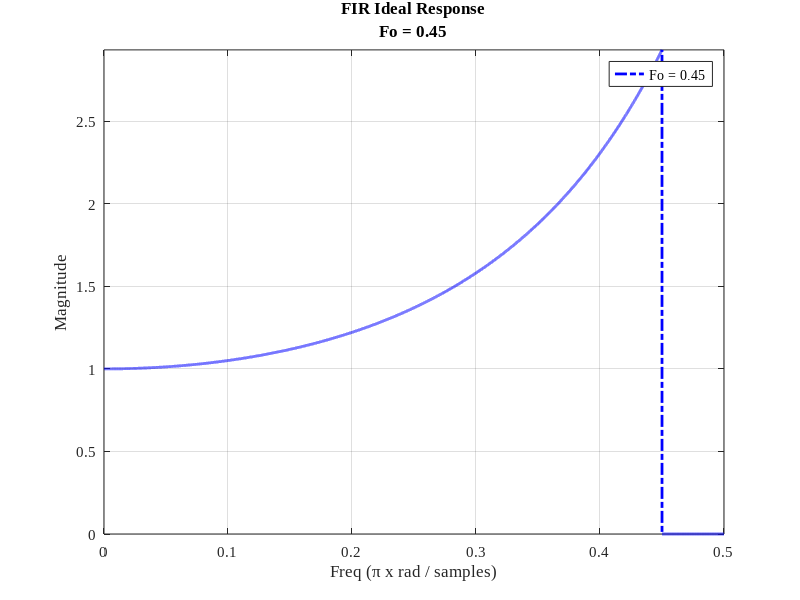
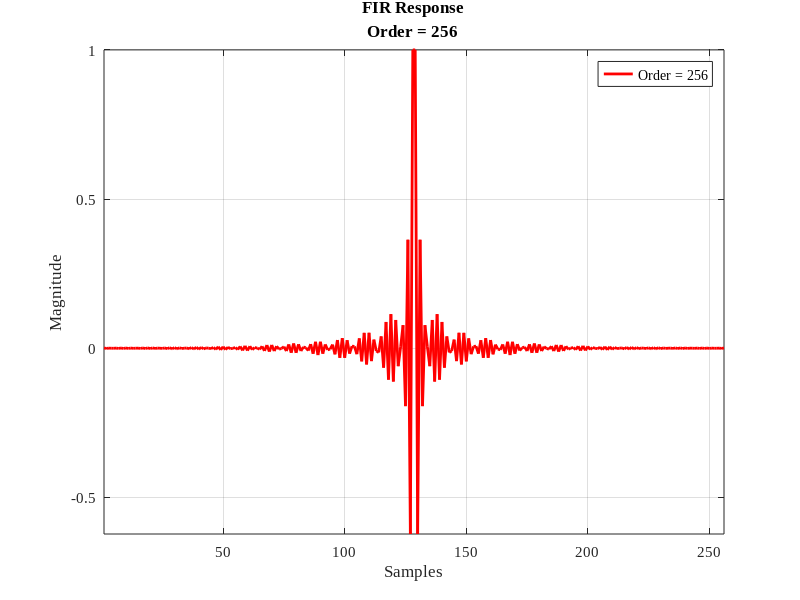
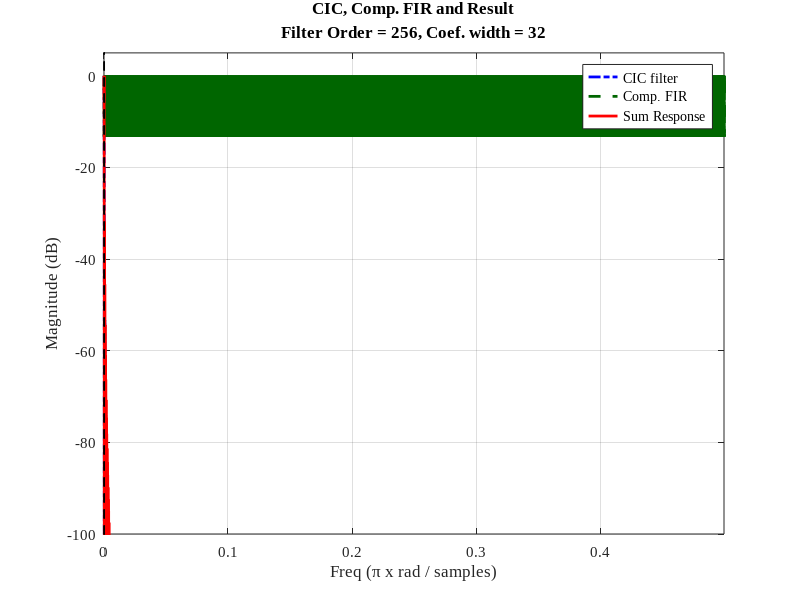
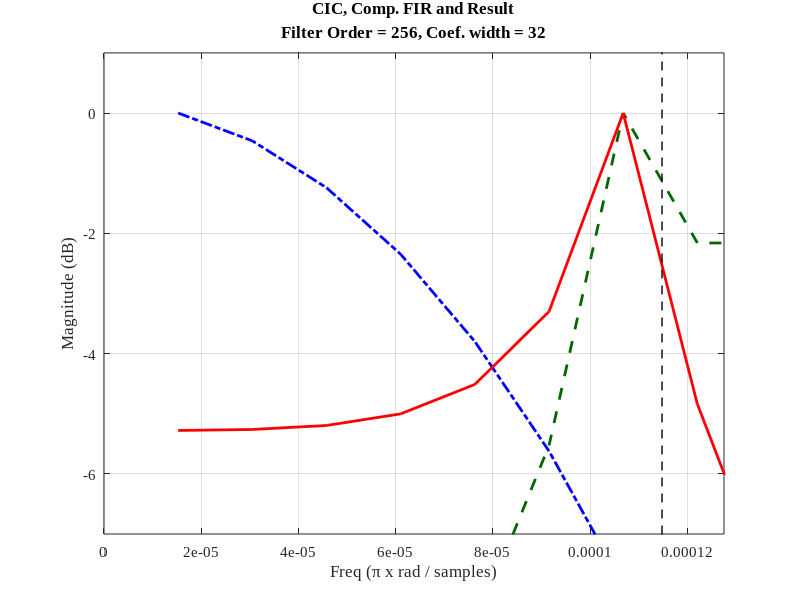

These charts were generated, in order, by the following MATLAB code:
%% ------------------------------------------------------------------------
%
% Title       : test_cic.m
% Author      : Alexander Kapitanov
% E-mail      : sallador@bk.ru 
% Version     : 1.0	 
%
% -------------------------------------------------------------------------
%
% Description : 
% 
%    FIR filter compensator to correct freq response after CIC filter.
%
% -------------------------------------------------------------------------
%
% Version     : 1.0 
% Date        : 2017.06.03 
%
%% ------------------------------------------------------------------------
%
%	GNU GENERAL PUBLIC LICENSE
% Version 3, 29 June 2007
%
%	Copyright (c) 2018 Kapitanov Alexander
%
% This program is free software: you can redistribute it and/or modify
% it under the terms of the GNU General Public License as published by
% the Free Software Foundation, either version 3 of the License, or
% (at your option) any later version.
%
% You should have received a copy of the GNU General Public License
% along with this program.  If not, see <http://www.gnu.org/licenses/>.
%
% THERE IS NO WARRANTY FOR THE PROGRAM, TO THE EXTENT PERMITTED BY
% APPLICABLE LAW. EXCEPT WHEN OTHERWISE STATED IN WRITING THE COPYRIGHT 
% HOLDERS AND/OR OTHER PARTIES PROVIDE THE PROGRAM "AS IS" WITHOUT WARRANTY 
% OF ANY KIND, EITHER EXPRESSED OR IMPLIED, INCLUDING, BUT NOT LIMITED TO, 
% THE IMPLIED WARRANTIES OF MERCHANTABILITY AND FITNESS FOR A PARTICULAR 
% PURPOSE.  THE ENTIRE RISK AS TO THE QUALITY AND PERFORMANCE OF THE PROGRAM 
% IS WITH YOU.  SHOULD THE PROGRAM PROVE DEFECTIVE, YOU ASSUME THE COST OF 
%  ALL NECESSARY SERVICING, REPAIR OR CORRECTION. 
%
%% ------------------------------------------------------------------------
  
set(0, 'DefaultAxesFontSize', 11, 'DefaultAxesFontName', 'Times New Roman');
set(0, 'DefaultTextFontSize', 11, 'DefaultTextFontName', 'Times New Roman'); 

close all;
clear all;

%% ------------------------------------------------------------------------
%  ---- CIC Filter Parameters
%  ------------------------------------------------------------------------

R = 3920;         % Decimation factor
N = 3;         % Number of stages
M = 1;         % Differential delay (only 1)

%% ------------------------------------------------------------------------
%  ---- FIR filter parameters
%  ------------------------------------------------------------------------

NFIR  = 256;     % Filter order, must be odd when Fo = 0.5 !!!
Bc    = 32;     % Coef. Bit-width
Fo    = 0.45;    % Normalized Cutoff: 0.2 < Fo < 0.5;
BETA  = 8;      % BETA parameter for Kaiser window (if IS_WIND = 'Y') 

%% ------------------------------------------------------------------------
%  ---- Save data parameters
%  ------------------------------------------------------------------------

IS_COE      = 'Y'; % create *.COE Xilinx file
IS_HDR      = 'N'; % create *.H file (header)
IS_WIND     = 'Y'; % use Kaiser Window for FIR corrector

IS_PLOT_IDL = 'Y'; % plot ideal response
IS_PLOT_FIR = 'Y'; % plot FIR filter IR
IS_PLOT_ERR = 'Y'; % plot total error response in passband

%% ------------------------------------------------------------------------
%  ---- CIC Compensator Design
%  ------------------------------------------------------------------------

NFFT  = 2^16;  % FFT points for Freq Response (spectrum)
STEP = 1/NFFT;   % Step size
w = -pi:2*pi/NFFT:pi-2*pi/NFFT;
ff = 0:1/NFFT:1-1/NFFT;
z = exp(1j * w);

Fc = 1/(2*R);
Fr = Fo/R;

% 1 way:
%HCIC = (1/R * (1-z.^(-R*M))./(1-z.^(-1))).^ N;
% 2 way:
HCIC = (R^-N*abs(1*M*sin(pi*M*R*ff) ./ sin(pi*ff)).^N);
HCICdb = 20 * log10(abs(HCIC));

fp = [0:STEP:Fo]; % Pass band frequency dots
fs = [(Fo+STEP):STEP:0.5]; % Stop band frequency dots
f = [fp fs]*2; % Normalized frequency dots
f(end) = 1;

% Calculate ideal response
Mp = ones(1, length(fp)); % Pass band response; Mp(1) = 1
Mp(2:end) = abs(M * R * sin(pi*fp(2:end)/R) ./ sin(pi*M*fp(2:end))).^(N);
Mf = [Mp zeros(1, length(fs))];

if (IS_PLOT_IDL == 'Y') 
  figure('name','FIR Ideal Response', 'Numbertitle', 'off')
    plot(f/2, Mf, '-.', 'LineWidth', 2, 'Color',[0 0 1]);

    title([{'FIR Ideal Response'};{sprintf('Fo = %i',Fo)}]);
    xlabel ('Freq (\pi x rad / samples)');
    ylabel ('Magnitude');  
    axis tight; 
    legend([{sprintf('Fo = %i',Fo)}]);  
    grid on;  
end

% Calculate FIR
hFIR = fir2(NFIR-1, f, Mf); % Filter length NFIR
hFIR = hFIR / max(hFIR); % Double coefficients
hCOE = round(hFIR*(2^(Bc-1)-1)); % Fixed point coefficients

% Windowed FIR (Kaiser with BETA) 
if (IS_WIND == 'Y')
  WIND = kaiser(NFIR, BETA); % KAISER WINDOW IS USED!
  hWIND = fir1(NFIR-1, Fo/R, 'low', WIND);
  hNEW = hCOE .* hWIND;% conv2(hCOE,Hwind);
  hCOE = hNEW;
end

if (IS_PLOT_FIR == 'Y')   
  figure('name','FIR Response', 'Numbertitle', 'off')
    plot(hFIR, '-', 'LineWidth', 2, 'Color',[1 0 0]);

    title([{'FIR Response'};{sprintf('Order = %i',NFIR)}]);
    xlabel ('Samples');
    ylabel ('Magnitude');  
    axis tight; 
    legend([{sprintf('Order = %i',NFIR)}]);    
    grid on;   
end

hFFT = 20 * log10(abs(fft(hCOE, ceil(NFFT/R))));
hFFT = hFFT - max(hFFT);

H_amp = repmat(hFFT, 1, R);
H_amp = H_amp(1:length(ff));
H_amp = H_amp - max(H_amp);

H_comp = HCICdb + H_amp;
H_comp = H_comp - max(H_comp);

%% ------------------------------------------------------------------------
%  ---- Plot results 
%  ------------------------------------------------------------------------

% ---- Figure #1
figure('name','CIC/FIR Frequency Response', 'Numbertitle', 'off')
  plot(ff, HCICdb - max(HCICdb), '-.', 'LineWidth', 2, 'Color',[0 0 1]);
  hold on;

  plot(ff, H_amp, '--', 'LineWidth', 2, 'Color',[0 0.4 0]);
  hold on;
  
  plot(ff, H_comp, '-', 'LineWidth', 2, 'Color',[1 0 0]);
  hold on;  
  
  title([{'CIC, Comp. FIR and Result'};{sprintf('Filter Order = %i, Coef. width = %i',NFIR,Bc)}]);
  xlabel ('Freq (\pi x rad / samples)');
  ylabel ('Magnitude (dB)');  
  axis([0 ff(NFFT)/2 -100 5]); 
  line([Fr Fr], [-400 200], 'LineWidth', 1, 'linestyle', '--', 'Color', [0 0 0]);  
  line([Fc Fc], [-400 200], 'LineWidth', 1, 'linestyle', '--', 'Color', [0 0 0]);
  line([2*Fc 2*Fc], [-400 200], 'LineWidth', 1, 'linestyle', '--', 'Color', [0 0 0]);  
  legend('CIC filter','Comp. FIR','Sum Response','location','northeast');
  grid on;  
  
% ---- Figure #2
figure('name', 'CIC/FIR Frequency Response (Zoom)', 'Numbertitle', 'off')
  plot(ff, HCICdb - max(HCICdb), '-.', 'LineWidth', 2, 'Color',[0 0 1]); 
  hold on;

  plot(ff, H_amp, '--', 'LineWidth', 2, 'Color',[0 0.4 0]); 
  hold on;
  
  plot(ff, H_comp, '-', 'LineWidth', 2, 'Color',[1 0 0]);
  hold on; 

  title([{'CIC, Comp. FIR and Result'};{sprintf('Filter Order = %i, Coef. width = %i',NFIR,Bc)}]);
  xlabel ('Freq (\pi x rad / samples)');
  ylabel ('Magnitude (dB)'); 
  axis([0 ff(NFFT)/(2*R) -7 1]);    
  line([Fr Fr], [-400 200], 'LineWidth', 1, 'linestyle', '--', 'Color', [0 0 0]);  
  grid on;  
  
%% ------------------------------------------------------------------------
% ---- Passband irregularity
%  ------------------------------------------------------------------------  
if (IS_PLOT_ERR == 'Y')  
  pass = ceil(0.85*length(H_comp)*Fr);
  stp = 0:(0.9*Fr)/pass:(0.9*Fr)-(0.9*Fr)/pass;
  stp = stp(2:pass);
  Irr = H_comp(2:pass);
  Ism = mean(Irr);
  Iav = (max(Irr)-min(Irr))/2;
  
  figure('name', 'Passband irregularity', 'Numbertitle', 'off')
    plot(stp, Irr, '--', 'LineWidth', 2, 'Color',[0 0 1]); 
    line([0 (0.9*Fr)], [Ism Ism], 'LineWidth', 2, 'linestyle', '-', 'Color', [0 0 0]);   
    grid on;  
    title([{'Passband irregularity'};{sprintf('Mean value = %f',Ism)};{sprintf('Freq error = %f (dB)',Iav)}]);
    xlabel ('Freq (\pi x rad / samples)');
    ylabel ('Magnitude (dB)'); 
    axis tight;    
    %axis([0 ff(NFFT)/(2*R) -0.05 1]);
end

%% ------------------------------------------------------------------------
%  ---- Save coe data to files
%  ------------------------------------------------------------------------  
if (IS_COE == 'Y') 
  fid = fopen ('tx.coe', 'w');
  fprintf(fid, 'Radix = 10;\n');
  fprintf(fid, 'Coefficient_Width = %d;\n', Bc);
  fprintf(fid, 'Coefdata =\n');
  for i = 1:NFIR
    if (i == NFIR)
      fprintf(fid, '%d;\n', hCOE(1,i));
    else
      fprintf(fid, '%d,\n', hCOE(1,i));
    end
  end
  fclose(fid);
end

if (IS_HDR == 'Y') 
  fid = fopen ('fir_filter.h', 'w');
  fprintf(fid, 'const int BL = %d;\n',  NFIR);
  fprintf(fid, 'const int B[%d] = {\n', NFIR);
  for i = 1:NFIR
    if (i == NFIR)
      fprintf(fid, '%d}\n', hCOE(1,i));
    else
      fprintf(fid, '%d,\n', hCOE(1,i));
    end
  end
  fclose(fid);
end
  
